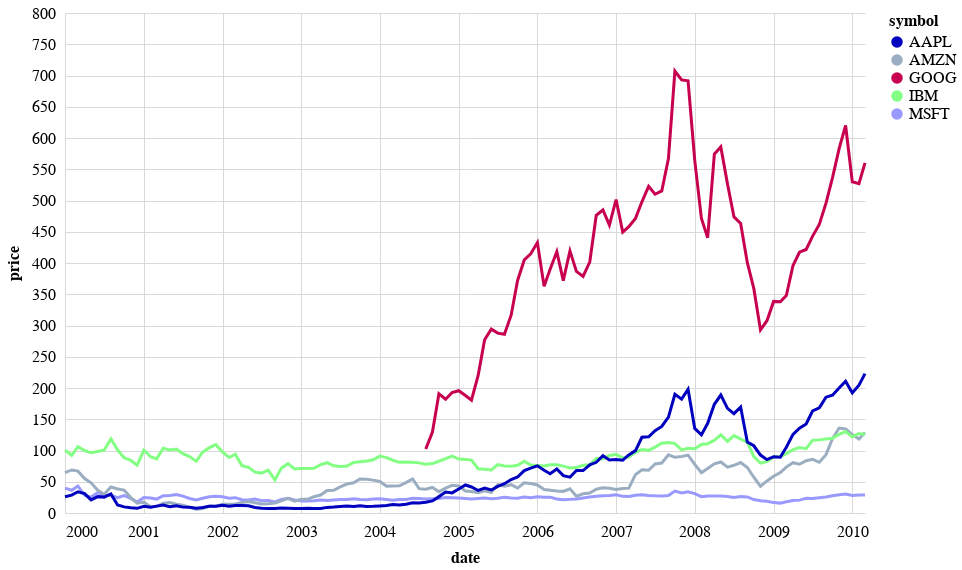

Source (notebook cell):
### Code cell
# Source: https://altair-viz.github.io/gallery/index.html
source = data.stocks()

highlight = alt.selection(type='single', on='mouseover',
                          fields=['symbol'], nearest=True)

base = alt.Chart(source).encode(
    x='date:T',
    y='price:Q',
    color='symbol:N'
)

points = base.mark_circle().encode(
    opacity=alt.value(0)
).add_selection(
    highlight
).properties(
    width=800,
    height=500
)

lines = base.mark_line().encode(
    size=alt.condition(~highlight, alt.value(1), alt.value(3))
)

points + lines

### Figure 1 — Vega-Lite specification as saved in the notebook (floating-point values rounded to 4 significant figures; data arrays with more than 128 entries replaced by an {"elided": "..."} marker saying what was removed)
{"config": {"view": {"stroke": false}, "background": "white", "arc": {"fill": "#0000bf"}, "area": {"fill": "#0000bf"}, "bar": {"fill": "#0000bf"}, "boxplot": {"fill": "#0000bf"}, "circle": {"fill": "#0000bf"}, "line": {"stroke": "#0000bf"}, "mark": {"tooltip": true}, "path": {"stroke": "#0000bf"}, "point": {"stroke": "#0000bf"}, "rect": {"fill": "#0000bf"}, "rule": {"fill": "#0000bf"}, "shape": {"stroke": "#0000bf"}, "square": {"stroke": "#0000bf"}, "symbol": {"fill": "#0000bf"}, "title": {"font": "Arial", "color": "#000000", "fontSize": 25.0, "anchor": "start", "offset": 10}, "axis": {"titleFont": "Arial", "titleColor": "#000000", "titleFontSize": 16.0, "labelFont": "Arial", "labelColor": "#000000", "labelFontSize": 16.0, "gridColor": "#d9d9d9", "domainColor": "#000000", "tickColor": "#fff", "labelPadding": 10, "titlePadding": 10, "ticks": false, "domain": false}, "header": {"labelFont": "Arial", "titleFont": "Arial", "labelFontSize": 20, "titleFontSize": 20}, "legend": {"titleFont": "Arial", "titleColor": "#000000", "titleFontSize": 16.0, "labelFont": "Arial", "labelColor": "#000000", "labelFontSize": 16.0}, "range": {"category": ["#0000bf", "#9baec1", "#c7014f", "#83ff83", "#9999ff", "#6c7d8c", "#ff9ec4", "#009600"], "diverging": {"elided": "256 str values"}, "heatmap": {"elided": "256 str values"}, "ramp": {"elided": "256 str values"}, "ordinal": ["#c7014f", "#d23340", "#dd6530", "#e89621", "#f3c811", "#fefa02", "#d2ec00", "#a0d800", "#6ec300", "#3caf00", "#0a9a00"]}}, "layer": [{"mark": "circle", "encoding": {"color": {"field": "symbol", "type": "nominal"}, "opacity": {"value": 0}, "x": {"field": "date", "type": "temporal"}, "y": {"field": "price", "type": "quantitative"}}, "height": 500, "selection": {"selector002": {"type": "single", "on": "mouseover", "fields": ["symbol"], "nearest": true}}, "width": 800}, {"mark": "line", "encoding": {"color": {"field": "symbol", "type": "nominal"}, "size": {"condition": {"value": 1, "selection": {"not": "selector002"}}, "value": 3}, "x": {"field": "date", "type": "temporal"}, "y": {"field": "price", "type": "quantitative"}}}], "data": {"name": "data-96e857a61c6b623bafe23440d582a500"}, "$schema": "https://vega.github.io/schema/vega-lite/v4.17.0.json", "datasets": {"data-96e857a61c6b623bafe23440d582a500": {"elided": "560 records"}}}
